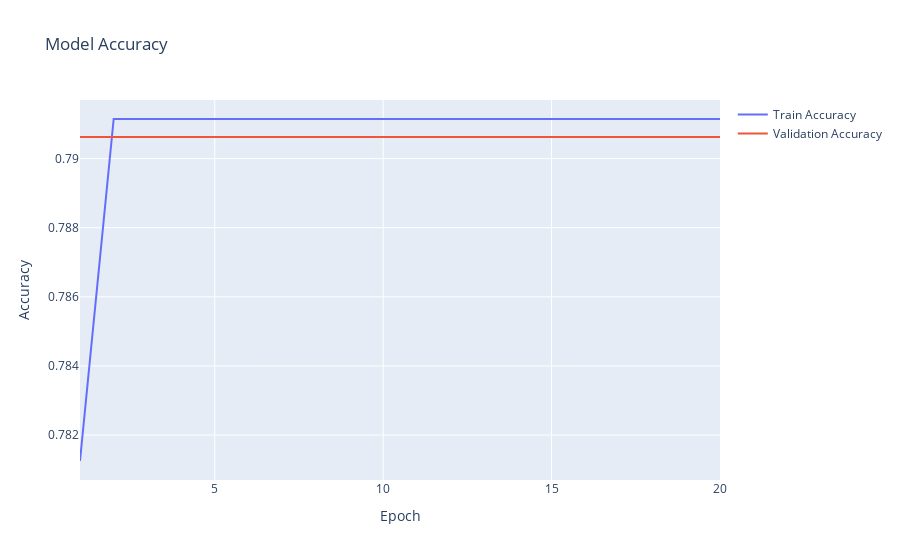
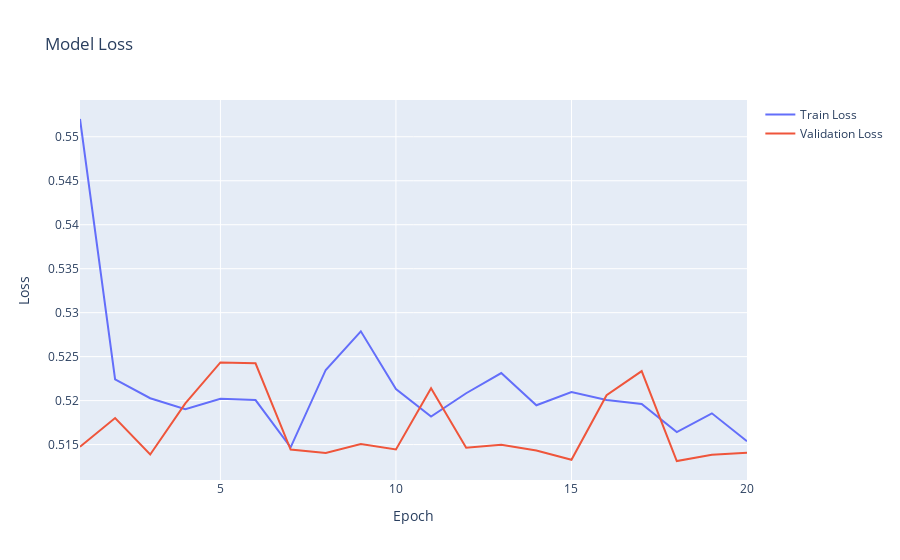

The code cell stored with these charts, in order, in its notebook:
### Code cell
# Eğitim geçmişini görselleştirme
fig = go.Figure()
fig.add_trace(go.Scatter(x=list(range(1, 41)), y=history.history['accuracy'], mode='lines', name='Train Accuracy'))
fig.add_trace(go.Scatter(x=list(range(1, 41)), y=history.history['val_accuracy'], mode='lines', name='Validation Accuracy'))
fig.update_layout(title='Model Accuracy', xaxis_title='Epoch', yaxis_title='Accuracy')
fig.show()

fig = go.Figure()
fig.add_trace(go.Scatter(x=list(range(1, 41)), y=history.history['loss'], mode='lines', name='Train Loss'))
fig.add_trace(go.Scatter(x=list(range(1, 41)), y=history.history['val_loss'], mode='lines', name='Validation Loss'))
fig.update_layout(title='Model Loss', xaxis_title='Epoch', yaxis_title='Loss')
fig.show()

### Figure 1 — Plotly figure (JSON) as saved in the notebook; plotly's stock layout.template omitted (floating-point values rounded to 4 significant figures)
{"data": [{"mode": "lines", "name": "Train Accuracy", "type": "scatter", "x": [1, 2, 3, 4, 5, 6, 7, 8, 9, 10, 11, 12, 13, 14, 15, 16, 17, 18, 19, 20, 21, 22, 23, 24, 25, 26, 27, 28, 29, 30, 31, 32, 33, 34, 35, 36, 37, 38, 39, 40], "y": [0.7812, 0.7911, 0.7911, 0.7911, 0.7911, 0.7911, 0.7911, 0.7911, 0.7911, 0.7911, 0.7911, 0.7911, 0.7911, 0.7911, 0.7911, 0.7911, 0.7911, 0.7911, 0.7911, 0.7911]}, {"mode": "lines", "name": "Validation Accuracy", "type": "scatter", "x": [1, 2, 3, 4, 5, 6, 7, 8, 9, 10, 11, 12, 13, 14, 15, 16, 17, 18, 19, 20, 21, 22, 23, 24, 25, 26, 27, 28, 29, 30, 31, 32, 33, 34, 35, 36, 37, 38, 39, 40], "y": [0.7906, 0.7906, 0.7906, 0.7906, 0.7906, 0.7906, 0.7906, 0.7906, 0.7906, 0.7906, 0.7906, 0.7906, 0.7906, 0.7906, 0.7906, 0.7906, 0.7906, 0.7906, 0.7906, 0.7906]}], "layout": {"title": {"text": "Model Accuracy"}, "xaxis": {"title": {"text": "Epoch"}}, "yaxis": {"title": {"text": "Accuracy"}}}}

### Figure 2 — Plotly figure (JSON) as saved in the notebook; plotly's stock layout.template omitted (floating-point values rounded to 4 significant figures)
{"data": [{"mode": "lines", "name": "Train Loss", "type": "scatter", "x": [1, 2, 3, 4, 5, 6, 7, 8, 9, 10, 11, 12, 13, 14, 15, 16, 17, 18, 19, 20, 21, 22, 23, 24, 25, 26, 27, 28, 29, 30, 31, 32, 33, 34, 35, 36, 37, 38, 39, 40], "y": [0.552, 0.5224, 0.5203, 0.519, 0.5202, 0.5201, 0.5147, 0.5235, 0.5279, 0.5213, 0.5182, 0.5208, 0.5231, 0.5195, 0.521, 0.5201, 0.5196, 0.5164, 0.5186, 0.5154]}, {"mode": "lines", "name": "Validation Loss", "type": "scatter", "x": [1, 2, 3, 4, 5, 6, 7, 8, 9, 10, 11, 12, 13, 14, 15, 16, 17, 18, 19, 20, 21, 22, 23, 24, 25, 26, 27, 28, 29, 30, 31, 32, 33, 34, 35, 36, 37, 38, 39, 40], "y": [0.5147, 0.518, 0.5139, 0.5197, 0.5243, 0.5242, 0.5144, 0.514, 0.5151, 0.5144, 0.5214, 0.5146, 0.515, 0.5143, 0.5133, 0.5206, 0.5234, 0.5131, 0.5138, 0.5141]}], "layout": {"title": {"text": "Model Loss"}, "xaxis": {"title": {"text": "Epoch"}}, "yaxis": {"title": {"text": "Loss"}}}}
